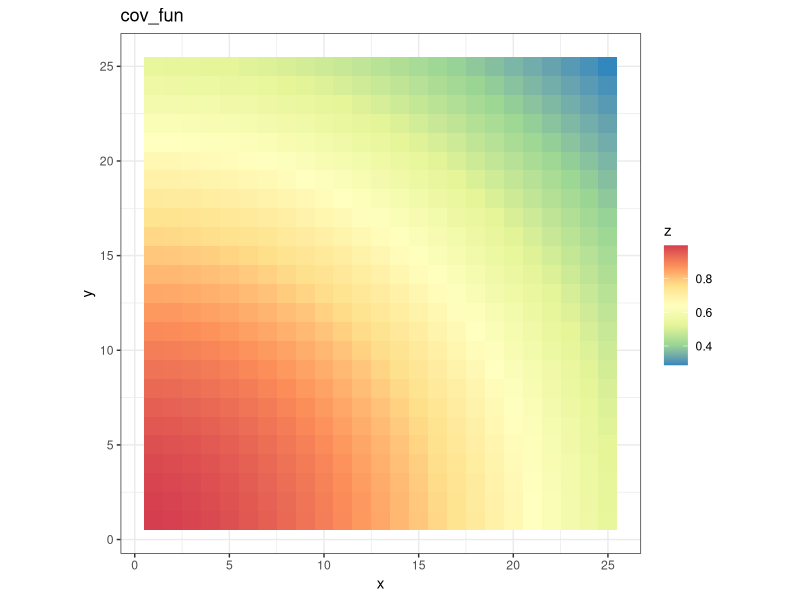
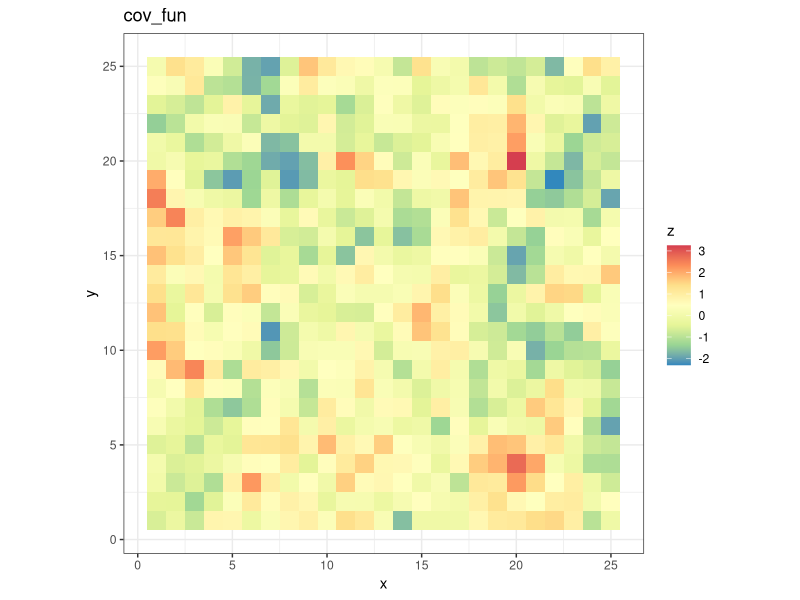
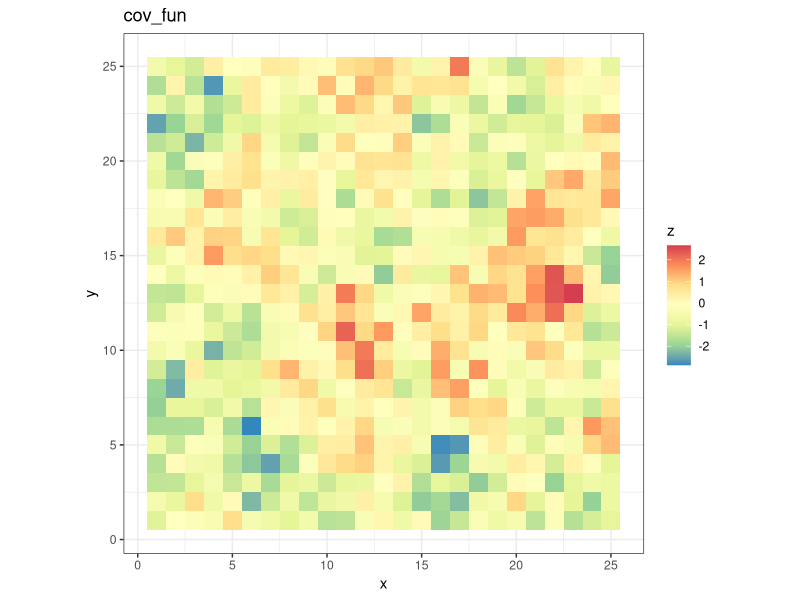
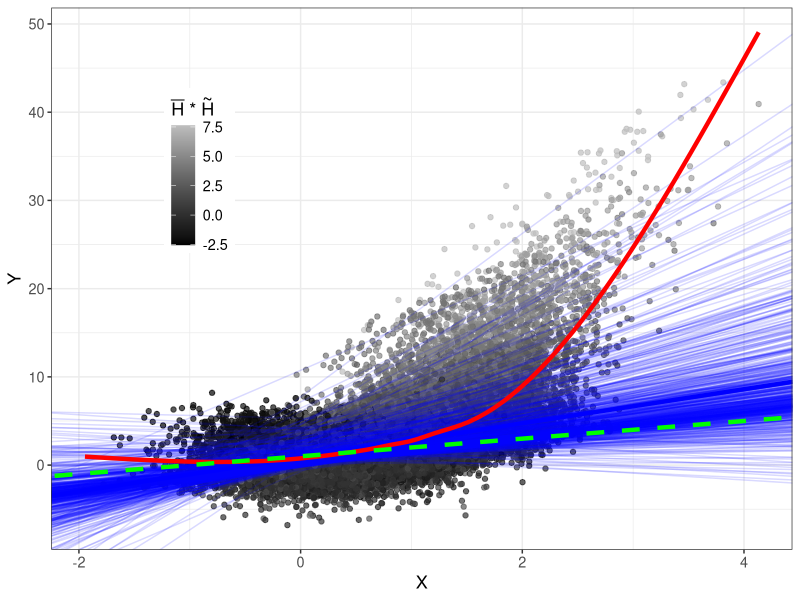
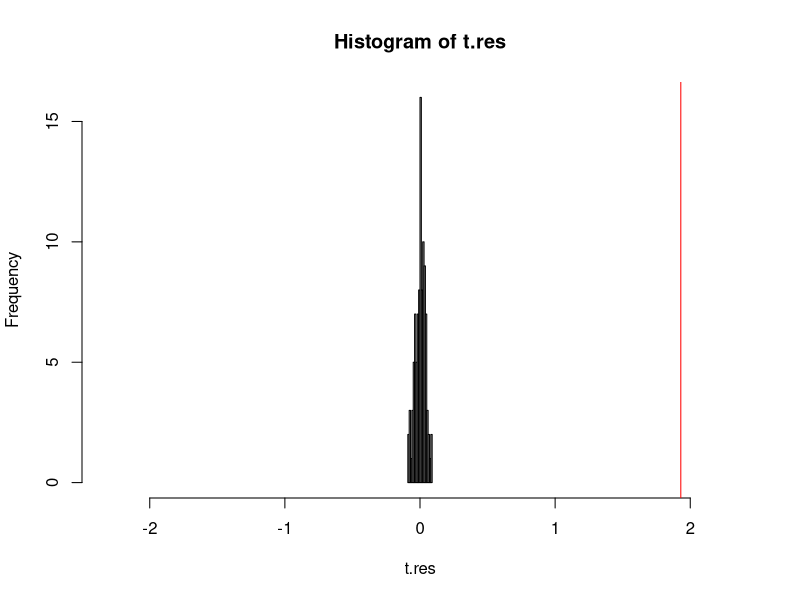

Here is the R script that generated these plots, in order:
##############################################################
## Purpose: generate data from a causal spatio-temporal model
## with a one-dimensional time-invariant latent variable
##############################################################
setwd(dirname(rstudioapi::getActiveDocumentContext()$path))
library(ggplot2)
library(reshape2)
library(gridExtra)
library(fields)
library(foreach)
library(dplyr, warn.conflicts = FALSE)
theme_set(theme_bw())

# exponential covariance matrix
exp_cov <- function(distances, l = 1) {
  exp(-distances / l)
}

# samples spatially correlated random variables
sample_field <- function(chol_Sigma, plt = TRUE) {
  
  n <- nrow(chol_Sigma)
  z <- as.vector(t(chol_Sigma) %*% rnorm(n))
  df <- as.data.frame(coordinates)
  colnames(df) <- c("x", "y")
  df$z <- z
  
  if(plt){
    print(
      ggplot(df, aes(x, y, fill = z)) +
        geom_tile() +
        scale_fill_distiller(palette = 'Spectral') +
        coord_fixed() +
        ggtitle(as.character(substitute(cov_fun)))
    )
  }
  z
}

# samples an expontially decaying spatial trend
sample_trend <- function(coordinates=S, ell, plt = TRUE) {
  
  n <- nrow(coordinates)
  coordinates <- as.matrix(coordinates)
  dist.sq <- apply(coordinates, MARGIN = 1, function(x) sum(x^2))
  z <- exp(-dist.sq/ell)
  
  df <- as.data.frame(coordinates)
  colnames(df) <- c("x", "y")
  df$z <- z
  
  if(plt){
    print(
      ggplot(df, aes(x, y, fill = z)) +
        geom_tile() +
        scale_fill_distiller(palette = 'Spectral') +
        coord_fixed() +
        ggtitle(as.character(substitute(cov_fun)))
    )
  }
  z
}

######################  
## parameters
###################### 

N1 <- 25 # number of spatial coordinates along first
N2 <- 25 # and along second axis
N <- N1*N2 # total number of spatial locations
M <- 100 # number of time points

S <- expand.grid(x=1:N1, y = 1:N2) # spatial grid
coordinates <- as.matrix(S)
distances <- fields::rdist(coordinates) # pairwise distances between points
Sigma_exp <- exp_cov(distances, l = 2) + 1e-6 # covariance matrix
diag(Sigma_exp) <- diag(Sigma_exp) + 1e-6 # avoiding numerical underflow
chol_Sigma_exp <- chol(Sigma_exp) # cholesky decomposition

muH1 <- 0 # mean of H1
sH1 <- 1 # sd of H1
muH2 <- 1 # mean of H2
sH2 <- 1 # sd of H2
rho <- .5 # product mean E(H1*H2) 


muS_X <- sample_trend(S, 1e3, TRUE) # spatial trend in X
muT_X <- 1 + .5*sin(2*pi*(1:M)/M) # temporal trend in X

set.seed(1)
X <- Y <- H1 <- H2 <- matrix(NA,M,N)
h1 <- sample_field(chol_Sigma_exp,plt=TRUE)
h2 <- muH2 + rho*h1 + sqrt(1-rho^2)*sample_field(chol_Sigma_exp,plt=TRUE)
for(t in 1:M){
  H1[t,] <- h1
  H2[t,] <- h2
  X[t,] <- muS_X + muT_X[t]*H1[t,]*H2[t,]/5 + .5*sample_field(chol_Sigma_exp,plt=FALSE)
  Y[t,] <- X[t,]*(3/2+H1[t,]*H2[t,]) + H1[t,]^2 + abs(H2[t,])*sample_field(chol_Sigma_exp,plt=FALSE)
}
############################################################
## GROUND TRUTH: 
## f_AVE(X->Y)(x) = (3/2 + E(H1*H2))*x + E(H1^2) = (3/2 + rho)*x + sH1 = 2*x + 1
b1 <- rho + 3/2
b0 <- sH1 
############################################################

######################  
## estimation
###################### 
# data ordering: (s1,t1), ..., (s1,tM), ..., (sN,t1), ..., (sN,tM)
# OBS: important for estimation and for resampling procedure
X <- c(X) 
Y <- c(Y)
H1 <- c(H1)
H2 <- c(H2)


# estimated regression coefficients in each separate location
bhat <- function(X,Y){
  foreach(s = 1:N, .combine = "rbind") %do% {
    #print(paste(i, "out of ", N1*N2))
    Xs <- X[(M*(s-1)+1):((M*(s-1)+M))]
    Ys <- Y[(M*(s-1)+1):((M*(s-1)+M))]
    coefficients(lm(Ys~Xs))
  }
}

# estimated causal coefficients
b.causal <- function(X,Y) colMeans(bhat(X,Y))
bhat.data <- bhat(X,Y)


# estimate of causal coefficients (true values = (1,2))
(b.causal.data <- b.causal(X,Y)) # (0.88, 1.93)

######################  
## plotting
###################### 

linedata <- data.frame(intercept = bhat.data[,1], 
                       slope = bhat.data[,2])


# red: nonparametric regression
# green: avg causal effect (unknown)
# thin blue: linear regressions within each locatino
# thick blue: estimate of the avg causal effect
df <- as.data.frame(cbind(X, Y, H1, H2))

p <- ggplot(df, aes(X,Y)) + geom_point(alpha=.7, aes(col=H1*H2)) + 
  scale_color_gradient(name = expression(paste(bar(H)," * ",tilde(H))), low="black", high="gray") + 
  geom_abline(data=linedata, aes(slope=slope, intercept=intercept), col = "blue", alpha = .15, size = .5) + 
  geom_abline(intercept = b.causal.data[1], slope = b.causal.data[2], col = "blue", size=1.5) + 
  theme(legend.position = c(.2,.7), 
        text = element_text(size=13)) + 
  geom_smooth(col = "red", se = FALSE, size = 1.5) + 
  geom_abline(intercept = b0[1], slope = b0[1], col = "green", size = 1.5, lty=2)
p


########################
## resampling test
########################

# resampling procedure
res <- function(Y){
  z <- sample(1:M, size = M, replace=FALSE) # temporal permutation
  res.ind <- M*rep(0:(N-1), each=M) + rep(z, N) # same temporal permutation in each spatial location
  Y[res.ind]
}

# test statistic
ts <- function(X,Y) b.causal(X,Y)[2]

# two-sided p-value
B <- 99 # number of permutations
pval <- function(X,Y,resampler=res,test.stat=ts,plt=TRUE){
  t <- test.stat(X,Y)
  t.res <- foreach(b=1:B, .combine = "c") %do% {
    print(b)
    set.seed(b)
    Y.res <- resampler(Y)
    test.stat(X,Y.res)
  }
  pv <- min(1,2*min((1+sum(t.res <= t))/(1+B), (1+sum(t.res >= t))/(1+B)))
  if(plt){
    dev.off()
    hist(t.res, breaks = 20, xlim = c(-1,1)*1.2*abs(t))
    abline(v=t, col="red")
  }
  pv
}

(pv <- pval(X,Y,res,ts)) # pv = 0.02 (smallest attainable p-value)
